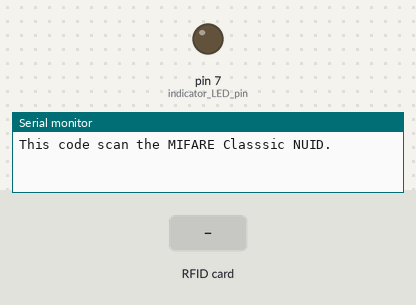
Recording of a sketch running on a simulated Arduino Uno, built with avr-gcc and run on an emulated ATmega328P. On the bench: output pins drawn as LEDs (lit = HIGH), the last lines printed to the serial monitor. Dashed ring = blinking. The inputs (shaded band) are chosen by the test bench. Pins used as bus, display or sensor lines are not drawn.

Above: at 1.2 s.
1.3 s: RFID card 5E 7A 19 C4 held to the reader
At 1.55 s:
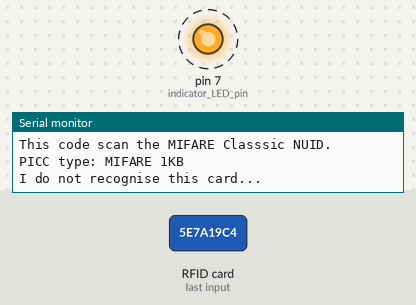
4.3 s: RFID card E5 C1 6B 76 held to the reader
At 5.1 s:
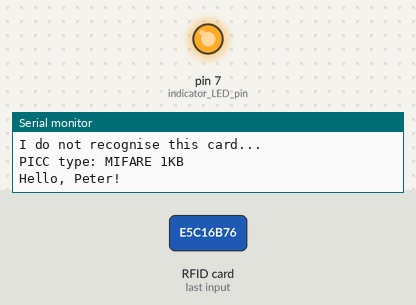
Timing chart, 0 to 7.3 s (numbered marks = the images above; inputs shaded):
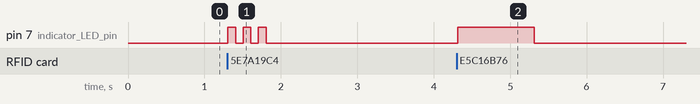

The sketch:

2715_-_Read_card_ID_and_recognise_owner.ino
```cpp
/*  2715 - How to read the RFID tab ID
 *
 * This sketch shows you how to to read the ID of an
 * RFID tag.
 *
 * With this information, this sketch can recognise a
 * known tag, and use an LED connected to pin 7 to signal
 * success (tag recognised) or failure (tag not recognise).
 *
 *
 * Components
 * ----------
 *  - Arduino Uno
 *  - an RFID reader board with the RC522 module
 *  - a couple of compatible RFID tags.
 *  - An LED with a 220Ohm resistor
 *
 *  Libraries
 *  ---------
 *  MFRC522.h: https://github.com/miguelbalboa/rfid/
 *
 * Connections
 * -----------
 *
 * Use the connections table below to connect the RFID reader
 * to your Arduino.
 *
 * For the LED: Connect the anode of the LED (long pin) to Arduino
 * digital pin 7, a 220 Ω resistor to the LED’s cathode (short pin)
 * and the other pin of the resistor to Arduino GND.
 *
 *
 *
 *  Created on July 3 2021 by Peter Dalmaris
 *
 */

/*

   Typical pin layout used:
   -----------------------------------------------------------------------------------------
               MFRC522      Arduino       Arduino   Arduino    Arduino          Arduino
               Reader/PCD   Uno/101       Mega      Nano v3    Leonardo/Micro   Pro Micro
   Signal      Pin          Pin           Pin       Pin        Pin              Pin
   -----------------------------------------------------------------------------------------
   RST/Reset   RST          9             5         D9         RESET/ICSP-5     RST
   SPI SS      SDA(SS)      10            53        D10        10               10
   SPI MOSI    MOSI         11 / ICSP-4   51        D11        ICSP-4           16
   SPI MISO    MISO         12 / ICSP-1   50        D12        ICSP-1           14
   SPI SCK     SCK          13 / ICSP-3   52        D13        ICSP-3           15
*/

#include <SPI.h>
#include <MFRC522.h>

#define SS_PIN 10
#define RST_PIN 9

MFRC522 rfid(SS_PIN, RST_PIN); // Instance of the class

MFRC522::MIFARE_Key key;

// Init array that will store new NUID
byte my_nuidPICC[4] = {0xE5, 0xC1, 0x6B, 0x76}; // Change these values to match
                                                // the ID of your tag.

byte indicator_LED_pin = 7;

void setup() {
  Serial.begin(9600);
  pinMode(indicator_LED_pin, OUTPUT);
  digitalWrite(indicator_LED_pin, LOW);
  SPI.begin(); // Init SPI bus
  rfid.PCD_Init(); // Init MFRC522

  Serial.println(F("This code scan the MIFARE Classsic NUID."));

}

void loop() {
  // Reset the loop if no new card present on the sensor/reader. This saves the entire process when idle.
  if ( ! rfid.PICC_IsNewCardPresent())
    return;

  // Verify if the NUID has been readed
  if ( ! rfid.PICC_ReadCardSerial())
    return;

  Serial.print(F("PICC type: "));
  MFRC522::PICC_Type piccType = rfid.PICC_GetType(rfid.uid.sak);
  Serial.println(rfid.PICC_GetTypeName(piccType));

  // Check is the PICC of Classic MIFARE type
  if (piccType != MFRC522::PICC_TYPE_MIFARE_MINI &&
      piccType != MFRC522::PICC_TYPE_MIFARE_1K &&
      piccType != MFRC522::PICC_TYPE_MIFARE_4K) {
    Serial.println(F("Your tag is not of type MIFARE Classic."));
    return;
  }

  if (rfid.uid.uidByte[0] == my_nuidPICC[0] &&
      rfid.uid.uidByte[1] == my_nuidPICC[1] &&
      rfid.uid.uidByte[2] == my_nuidPICC[2] &&
      rfid.uid.uidByte[3] == my_nuidPICC[3] ) {
    Serial.println(F("Hello, Peter!"));
    digitalWrite(indicator_LED_pin, HIGH);
    delay(1000);
    digitalWrite(indicator_LED_pin, LOW);
  }
  else {
    Serial.println(F("I do not recognise this card..."));
    for (int i = 0; i < 3; i++)
    {
      digitalWrite(indicator_LED_pin, HIGH);
      delay(100);
      digitalWrite(indicator_LED_pin, LOW);
      delay(100);
    }
  }

  rfid.PICC_HaltA();

  // Stop encryption on PCD
  rfid.PCD_StopCrypto1();
}
```

Measured:
- after the input at 1.3 s, pin 7 (indicator_LED_pin): alternates HIGH for 0.10 s and LOW for 0.10 s, 6 changes in all, then stays LOW, starting at once
- after the input at 4.3 s, pin 7 (indicator_LED_pin): LOW → HIGH at once, → LOW 1.0 s later
